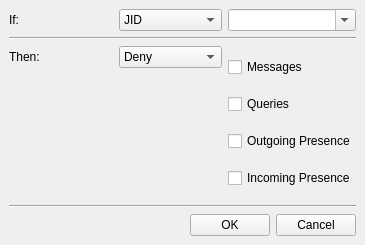
<ui version="4.0" >
 <author></author>
 <comment></comment>
 <exportmacro></exportmacro>
 <class>PrivacyRule</class>
 <widget class="QWidget" name="PrivacyRule" >
  <property name="geometry" >
   <rect>
    <x>0</x>
    <y>0</y>
    <width>365</width>
    <height>245</height>
   </rect>
  </property>
  <property name="windowTitle" >
   <string>Edit Privacy Rule</string>
  </property>
  <layout class="QVBoxLayout" >
   <property name="margin" >
    <number>9</number>
   </property>
   <property name="spacing" >
    <number>6</number>
   </property>
   <item>
    <layout class="QGridLayout" >
     <property name="margin" >
      <number>0</number>
     </property>
     <property name="spacing" >
      <number>6</number>
     </property>
     <item row="2" column="0" >
      <widget class="QLabel" name="label_2" >
       <property name="text" >
        <string>Then:</string>
       </property>
      </widget>
     </item>
     <item rowspan="2" row="2" column="2" >
      <layout class="QVBoxLayout" >
       <property name="margin" >
        <number>0</number>
       </property>
       <property name="spacing" >
        <number>6</number>
       </property>
       <item>
        <widget class="QCheckBox" name="ck_messages" >
         <property name="text" >
          <string>Messages</string>
         </property>
        </widget>
       </item>
       <item>
        <widget class="QCheckBox" name="ck_queries" >
         <property name="text" >
          <string>Queries</string>
         </property>
        </widget>
       </item>
       <item>
        <widget class="QCheckBox" name="ck_presenceOut" >
         <property name="text" >
          <string>Outgoing Presence</string>
         </property>
        </widget>
       </item>
       <item>
        <widget class="QCheckBox" name="ck_presenceIn" >
         <property name="text" >
          <string>Incoming Presence</string>
         </property>
        </widget>
       </item>
      </layout>
     </item>
     <item row="2" column="1" >
      <widget class="QComboBox" name="cb_action" >
       <item>
        <property name="text" >
         <string>Deny</string>
        </property>
       </item>
       <item>
        <property name="text" >
         <string>Allow</string>
        </property>
       </item>
      </widget>
     </item>
     <item row="0" column="1" >
      <widget class="QComboBox" name="cb_type" >
       <item>
        <property name="text" >
         <string>JID</string>
        </property>
       </item>
       <item>
        <property name="text" >
         <string>Group</string>
        </property>
       </item>
       <item>
        <property name="text" >
         <string>Subscription</string>
        </property>
       </item>
       <item>
        <property name="text" >
         <string>*</string>
        </property>
       </item>
      </widget>
     </item>
     <item row="0" column="0" >
      <widget class="QLabel" name="label" >
       <property name="text" >
        <string>If:</string>
       </property>
      </widget>
     </item>
     <item row="4" column="0" colspan="3" >
      <widget class="Line" name="line_2" >
       <property name="orientation" >
        <enum>Qt::Horizontal</enum>
       </property>
      </widget>
     </item>
     <item row="3" column="0" >
      <spacer>
       <property name="orientation" >
        <enum>Qt::Vertical</enum>
       </property>
       <property name="sizeHint" >
        <size>
         <width>20</width>
         <height>61</height>
        </size>
       </property>
      </spacer>
     </item>
     <item row="3" column="1" >
      <spacer>
       <property name="orientation" >
        <enum>Qt::Vertical</enum>
       </property>
       <property name="sizeHint" >
        <size>
         <width>20</width>
         <height>51</height>
        </size>
       </property>
      </spacer>
     </item>
     <item row="0" column="2" >
      <widget class="QComboBox" name="cb_value" >
       <property name="editable" >
        <bool>true</bool>
       </property>
      </widget>
     </item>
     <item row="1" column="0" colspan="3" >
      <widget class="Line" name="line" >
       <property name="orientation" >
        <enum>Qt::Horizontal</enum>
       </property>
      </widget>
     </item>
    </layout>
   </item>
   <item>
    <layout class="QHBoxLayout" >
     <property name="margin" >
      <number>0</number>
     </property>
     <property name="spacing" >
      <number>6</number>
     </property>
     <item>
      <spacer>
       <property name="orientation" >
        <enum>Qt::Horizontal</enum>
       </property>
       <property name="sizeHint" >
        <size>
         <width>40</width>
         <height>20</height>
        </size>
       </property>
      </spacer>
     </item>
     <item>
      <widget class="QPushButton" name="pb_ok" >
       <property name="text" >
        <string>OK</string>
       </property>
      </widget>
     </item>
     <item>
      <widget class="QPushButton" name="pb_cancel" >
       <property name="text" >
        <string>Cancel</string>
       </property>
      </widget>
     </item>
    </layout>
   </item>
  </layout>
 </widget>
 <pixmapfunction></pixmapfunction>
 <resources/>
 <connections/>
</ui>
